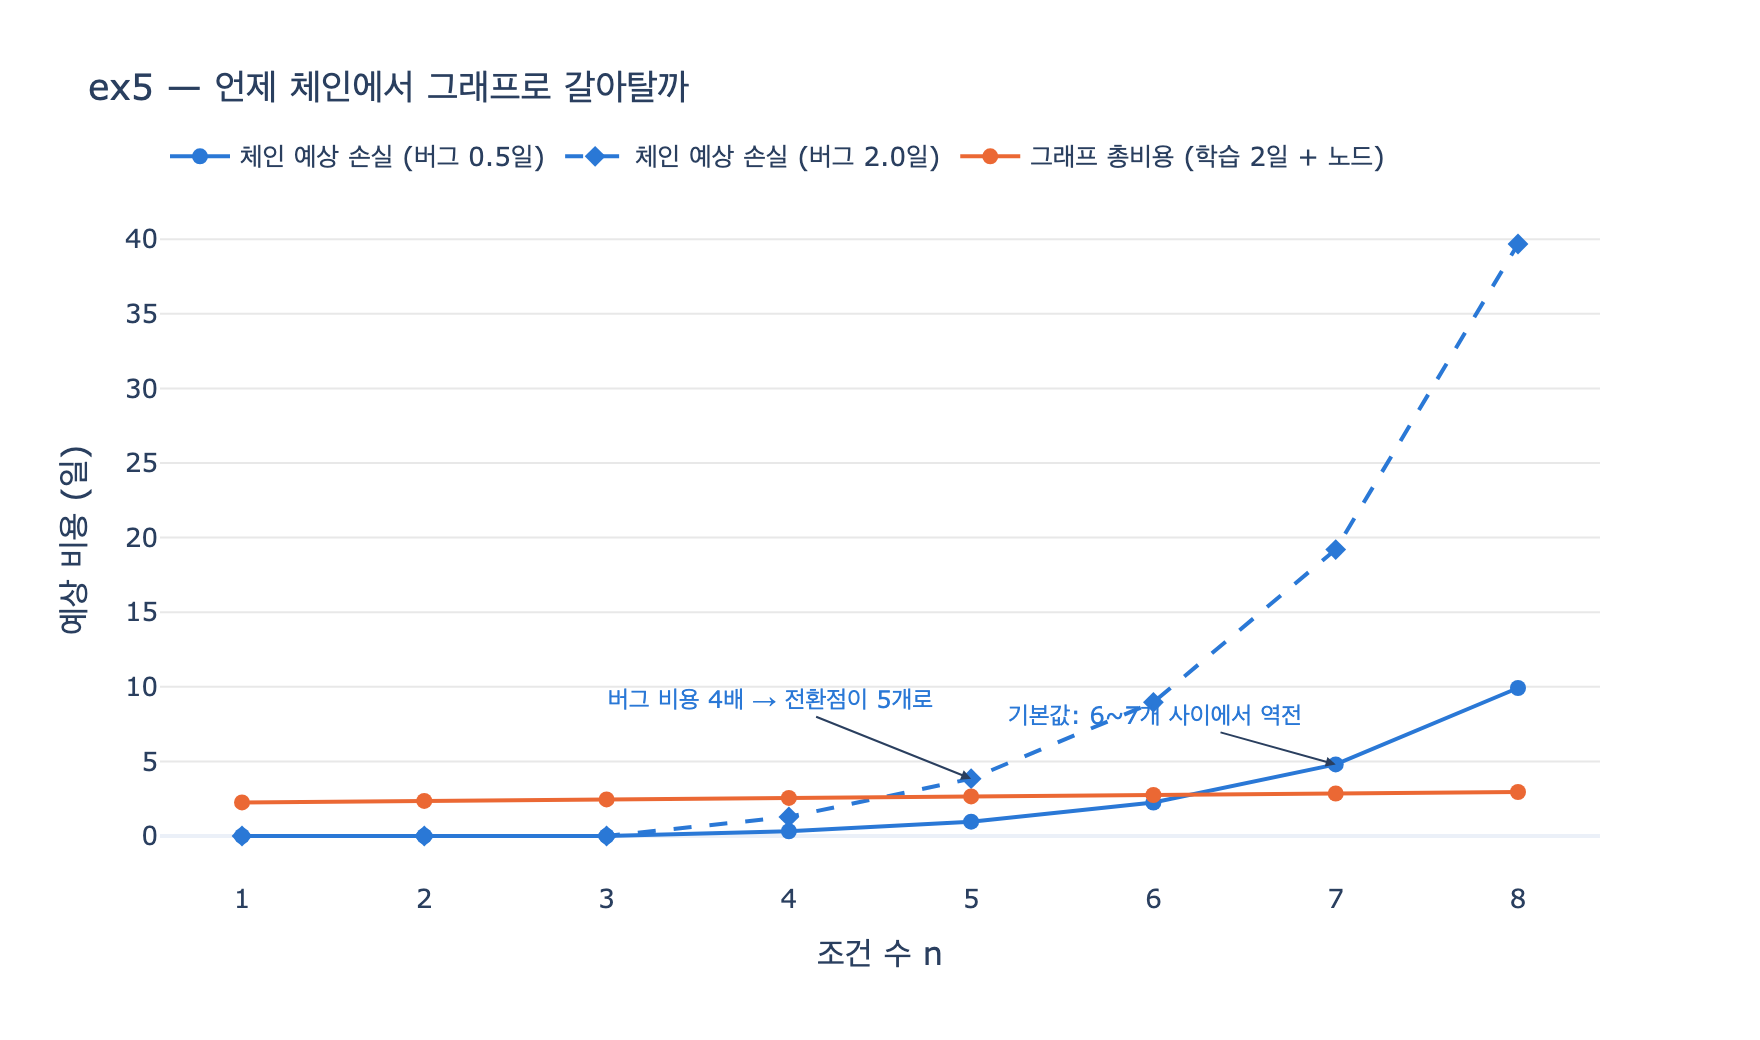

Python code for this plot:
# %% [markdown]
# # ex5 — 체인과 그래프가 갈리는 지점
#
# 18장 `ex5_when_to_switch.py`의 비용 모델을 그대로 재현해 본다.
#
# 조건이 $n$개인 체인은 분기 경로가 $2^n$개 생긴다. 사람이 실제로 테스트하는 건
# 여덟 가지쯤이므로, 미검증 경로는 $\max(0,\; 2^n - 8)$개.
#
# **체인의 예상 손실** (일 단위):
#
# $$L_{\text{체인}}(n) = \max(0,\; 2^n - 8) \times p \times c$$
#
# - $p = 0.08$ : 미검증 경로가 실제로 터질 확률
# - $c = 0.5$일 : 버그 하나가 만드는 비용의 기댓값
#
# **그래프의 총비용**: 노드 수는 선형($2n+3$)으로 늘고, 개념 학습 비용이 처음 한 번 붙는다.
#
# $$C_{\text{그래프}}(n) = 2.0 + (2n + 3) \times 0.05$$
#
# 지수 대 선형의 싸움이므로 교차점은 반드시 생긴다. 어디서 생기는지 보자.

# %%
# 필요 패키지: plotly, kaleido (표 계산 자체는 표준 라이브러리만으로 동작)
import os


def _show(fig):
    try:
        from IPython import get_ipython
        if get_ipython() is not None:  # VSCode 셀/Jupyter에서만 렌더링
            fig.show()
    except ImportError:
        pass


HERE = os.path.dirname(os.path.abspath(__file__))

# 책의 ex5와 동일한 전제
LEARN_COST_DAYS = 2.0   # 상태 그래프 개념·도구를 익히는 데 드는 시간
BUG_COST_DAYS = 0.5     # 미검증 경로 하나가 언젠가 만드는 비용의 기댓값
BUG_RATE = 0.08         # 미검증 경로가 실제로 터질 확률
TESTED_PATHS = 8        # 사람이 실제로 테스트하는 경로 수


def chain_loss(n, bug_cost=BUG_COST_DAYS):
    paths = 2 ** n
    untested = max(0, paths - TESTED_PATHS)
    return untested * BUG_RATE * bug_cost


def graph_cost(n, learn_cost=LEARN_COST_DAYS):
    nodes = n * 2 + 3
    return learn_cost + nodes * 0.05

# %% [markdown]
# ## 1. 책의 표 재현 — 조건 수 $n$을 1부터 8까지 스윕

# %%
print(f"{'조건 수':>4} {'체인 경로':>8} {'미검증':>6} {'체인 손실(일)':>10} {'그래프 비용(일)':>11} {'유리한 쪽':>6}")
print("-" * 62)
for n in range(1, 9):
    paths = 2 ** n
    untested = max(0, paths - TESTED_PATHS)
    cl, gc = chain_loss(n), graph_cost(n)
    better = "체인" if cl < gc else "그래프"
    print(f"{n:>6} {paths:>11,} {untested:>8,} {cl:>13.2f} {gc:>16.2f} {better:>8}")

# 출력:
# 조건 수    체인 경로    미검증   체인 손실(일)   그래프 비용(일)  유리한 쪽
# --------------------------------------------------------------
#      1           2        0          0.00             2.25       체인
#      2           4        0          0.00             2.35       체인
#      3           8        0          0.00             2.45       체인
#      4          16        8          0.32             2.55       체인
#      5          32       24          0.96             2.65       체인
#      6          64       56          2.24             2.75       체인
#      7         128      120          4.80             2.85      그래프
#      8         256      248          9.92             2.95      그래프

# %% [markdown]
# **갈리는 지점은 조건 6~7개 사이.**
#
# - $n=6$: 체인 손실 $56 \times 0.08 \times 0.5 = 2.24$일 < 그래프 $2.75$일 → 아직 체인이 싸다
# - $n=7$: 체인 손실 $120 \times 0.08 \times 0.5 = 4.80$일 > 그래프 $2.85$일 → 그래프가 낫다
#
# 그 전에는 체인이 이긴다. 개념이 적고 코드가 짧으니까(학습 비용 2일이 안 붙는다).
# 미검증 경로가 $2^n$으로 불어나면서 지수가 선형을 따라잡는 순간이 전환점이다.

# %% [markdown]
# ## 2. 전제를 바꾸면 전환점이 움직인다
#
# 세 전제 중 특히 **버그 하나의 비용 $c$** 가 크면 전환점이 확 앞으로 온다.
# 결제·삭제처럼 되돌리기 힘든 일이면 조건 두세 개에서도 그래프가 낫다.

# %%
def crossover(bug_cost, learn_cost=LEARN_COST_DAYS):
    """그래프가 처음으로 유리해지는 조건 수 n."""
    for n in range(1, 20):
        if chain_loss(n, bug_cost) >= graph_cost(n, learn_cost):
            return n
    return None


for c in (0.5, 1.0, 2.0, 5.0):
    print(f"버그 비용 {c:>4.1f}일 → 조건 {crossover(c)}개부터 그래프가 유리")
print(f"팀이 그래프를 이미 알 때(학습 0일, 버그 0.5일) → 조건 {crossover(0.5, 0.0)}개부터")

# 출력:
# 버그 비용  0.5일 → 조건 7개부터 그래프가 유리
# 버그 비용  1.0일 → 조건 6개부터 그래프가 유리
# 버그 비용  2.0일 → 조건 5개부터 그래프가 유리
# 버그 비용  5.0일 → 조건 4개부터 그래프가 유리
# 팀이 그래프를 이미 알 때(학습 0일, 버그 0.5일) → 조건 5개부터

# %% [markdown]
# 반대 방향도 성립한다. «틀려도 사람이 다시 누르면 그만»인 일(버그 비용이 작은 일)이면
# 조건 여덟 개까지도 체인으로 버틸 만하다.

# %% [markdown]
# ## 3. 시각화 — 지수(체인) 대 선형(그래프)의 교차

# %%
import plotly.graph_objects as go

ns = list(range(1, 9))
chain_base = [chain_loss(n) for n in ns]            # 버그 0.5일 (책 기본값)
chain_heavy = [chain_loss(n, 2.0) for n in ns]      # 버그 2.0일 (되돌리기 어려운 일)
graph_line = [graph_cost(n) for n in ns]

BLUE, ORANGE = "#2a78d6", "#eb6834"

fig = go.Figure()
fig.add_trace(go.Scatter(
    x=ns, y=chain_base, name="체인 예상 손실 (버그 0.5일)",
    mode="lines+markers", line=dict(color=BLUE, width=2), marker=dict(size=8)))
fig.add_trace(go.Scatter(
    x=ns, y=chain_heavy, name="체인 예상 손실 (버그 2.0일)",
    mode="lines+markers", line=dict(color=BLUE, width=2, dash="dash"),
    marker=dict(size=8, symbol="diamond")))
fig.add_trace(go.Scatter(
    x=ns, y=graph_line, name="그래프 총비용 (학습 2일 + 노드)",
    mode="lines+markers", line=dict(color=ORANGE, width=2), marker=dict(size=8)))

# 전환점 표시
fig.add_annotation(x=7, y=chain_loss(7), text="기본값: 6~7개 사이에서 역전",
                   showarrow=True, arrowhead=2, ax=-90, ay=-25,
                   font=dict(color=BLUE, size=12))
fig.add_annotation(x=5, y=chain_loss(5, 2.0), text="버그 비용 4배 → 전환점이 5개로",
                   showarrow=True, arrowhead=2, ax=-100, ay=-40,
                   font=dict(color=BLUE, size=12))

fig.update_layout(
    title="ex5 — 언제 체인에서 그래프로 갈아탈까",
    xaxis_title="조건 수 n", yaxis_title="예상 비용 (일)",
    template="plotly_white", width=880, height=520,
    legend=dict(orientation="h", yanchor="bottom", y=1.02, x=0),
    font=dict(size=13),
)
fig.update_xaxes(dtick=1, showgrid=False)
fig.update_yaxes(gridcolor="#e8e8e8")

fig.write_image(os.path.join(HERE, "expy.png"), scale=2)
_show(fig)
print("expy.png 저장 완료")

# 출력:
# expy.png 저장 완료

# %% [markdown]
# ## 정리
#
# - 책의 기본 전제(학습 2일, 터질 확률 8%, 버그 0.5일)에서 **체인과 그래프는 조건 6~7개
#   사이에서 갈린다**. 그 전에는 개념이 적고 코드가 짧은 체인이 싸다.
# - 원리는 단순하다: 체인의 미검증 경로는 $2^n$으로(지수), 그래프 비용은 $2n$으로(선형)
#   늘어나므로 교차점은 반드시 온다.
# - 전제는 여러분 값으로 바꿔야 한다. 버그 비용이 크면(결제·삭제) 전환점이 조건 4~5개로
#   당겨지고, 팀이 그래프를 이미 알면(학습 0일) 더 일찍 온다.
